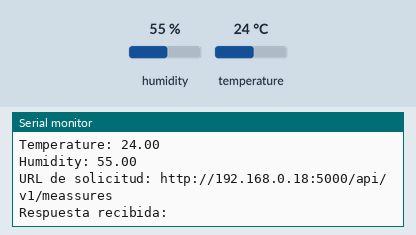
Bench run of a sketch on a simulated ESP8266 (NodeMCU). Shown: the last lines printed to the serial monitor. Inputs (shaded band) come from the test bench; at power-on: humidity 55 %, temperature 24 °C. WiFi joins after 1.5 s; servers stay silent unless stated; uploads are accepted with an empty reply.

Above: at 3.2 s.
3.3 s: humidity set to 22 %
At 7.49 s:
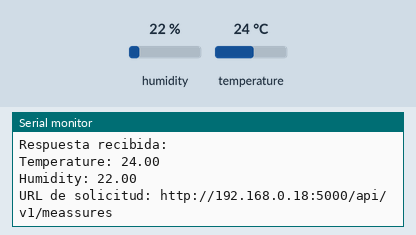
9.2 s: temperature set to 12 °C
At 13.6 s:
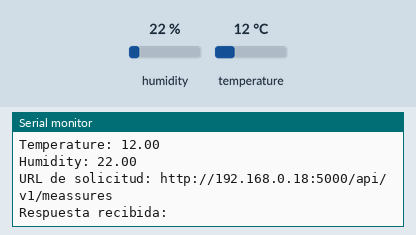
15.1 s: humidity set to 40 %
At 18.6 s:
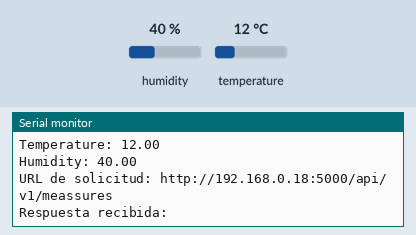
Timing chart, 0 to 20.1 s (numbered marks = the images above; inputs shaded):
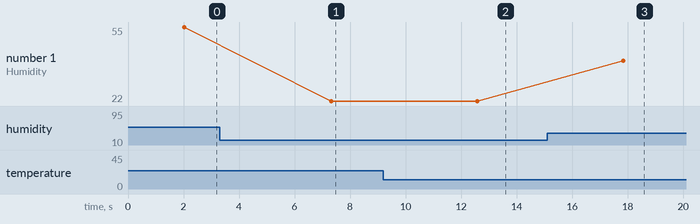

Measured:
- after the input at 3.3 s, the serial monitor: prints a new line after 4.0 s (image 1)
- after the input at 9.2 s, the serial monitor: prints a new line after 3.4 s (image 2)
- after the input at 15.1 s, the serial monitor: prints a new line after 2.7 s (image 3)
- plotted number 1: 55 → 22 after the input at 3.3 s, 22 → 40 after the input at 15.1 s

The sketch:

weather.ino
```cpp
// tengo una placa LilyGo T-Display en com6
// para añadir DHT.h librería con
// Sketch / include library / manage libraries y buscar dht sensor library e instalar
// para añadir esp8266 en archivo / preferencias / additional boards manager url añadir
// http://arduino.esp8266.com/stable/package_esp8266com_index.json
// y en tools / board / board manager buscar esp8266 instalar
// luego en tools / board / aparecerá ESP8266 / Generic ESP8266 module

// Esto para ESP8266
#include <ESP8266WiFi.h> // libreria para el wifi
#include <ESP8266HTTPClient.h> // libreria httpclient
// Esto para ESP32
// #include <WiFi.h>
// #include <HTTPClient.h>
#include <DHT.h> // libreria sensor dht11

// https://www.youtube.com/watch?v=5NkyvyodCLE&ab_channel=LosProfesparavos

// descargar arduino ide
// https://www.arduino.cc/en/software/

// Esto para ESP8266
#define DHTPIN 2
// Esto para ESP32
// #define DHTPIN 21

#define DHTTYPE DHT11

DHT dht(DHTPIN, DHTTYPE);

// const char* apiBaseUrl = "http://api/";
// const char* apiBaseUrl = "http://localhost:5000/api/v1/";
const char* apiBaseUrl = "http://192.168.0.18:5000/api/v1/";
const char* apiKey = "tu_clave_de_api";

void setup() {
  Serial.begin(9600);
  WiFi.begin("xxxxxxxexxxx", "xxxxxxxxxxxxxx"); // poner nombre wifi y contraseña

  while (WiFi.status() != WL_CONNECTED) {
    delay(1000);
    Serial.println("Conectando a la red WiFi...");
  }

  Serial.println("Conexión WiFi establecida");
}

void loop() {
  float temperature_data = dht.readTemperature();
  float humidity_data = dht.readHumidity();
  Serial.print("Temperature: ");
  Serial.println(temperature_data);
  Serial.print("Humidity: ");
  Serial.println(humidity_data);
  if (isnan(temperature_data) || isnan(humidity_data)) {
    Serial.println("Error al leer el sensor DHT11");
    return;
  }

  sendDataToApi(temperature_data, humidity_data);

  delay(5000);
}

void sendDataToApi(float temperature_data, float humidity_data) {
  WiFiClient client;
  HTTPClient http;

  String url = String(apiBaseUrl) + "meassures";
  Serial.println("URL de solicitud: " + url);

  http.begin(client, url);

//   http.addHeader("Authorization", apiKey);
  http.addHeader("Content-Type", "application/json");

  // Crear un objeto JSON con los datos a enviar en el body
//   String jsonData = "{\"temperature\": " + String(temperature_data) + ", \"humidity\": " + String(humidity_data) + "}";
  String jsonData = "{\"temperature\": " + String(temperature_data) + ", \"humidity\": " + String(humidity_data) + "}";

  int httpCode = http.POST(jsonData);

  if (httpCode > 0) {
    if (httpCode == HTTP_CODE_OK) {
      String payload = http.getString();
      Serial.println("Respuesta recibida: " + payload);
    } else {
      Serial.println("Error en la solicitud. Código de error: " + String(httpCode));
    }
  } else {
    Serial.println("Error en la conexión");
  }

  http.end();
}
```
